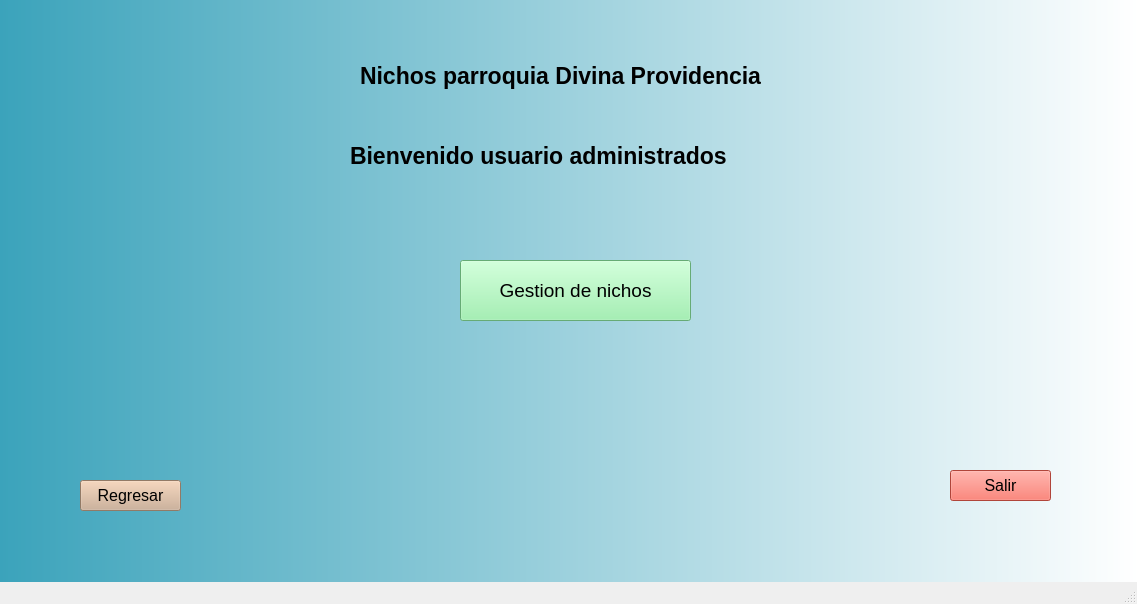
<?xml version="1.0" encoding="UTF-8"?>
<ui version="4.0">
 <class>Nichos</class>
 <widget class="QMainWindow" name="Nichos">
  <property name="geometry">
   <rect>
    <x>0</x>
    <y>0</y>
    <width>1137</width>
    <height>604</height>
   </rect>
  </property>
  <property name="windowTitle">
   <string>Gestion de nichos de la parroquia Divina Providenca</string>
  </property>
  <property name="autoFillBackground">
   <bool>false</bool>
  </property>
  <property name="styleSheet">
   <string notr="true">QWidget #centralwidget{
background-color: qlineargradient(spread:pad, x1:0, y1:0, x2:1, y2:0, stop:0 rgba(59, 163, 187, 255), stop:1 rgba(255, 255, 255, 255));}</string>
  </property>
  <widget class="QWidget" name="centralwidget">
   <widget class="QLabel" name="label">
    <property name="geometry">
     <rect>
      <x>360</x>
      <y>40</y>
      <width>461</width>
      <height>71</height>
     </rect>
    </property>
    <property name="font">
     <font>
      <pointsize>17</pointsize>
      <weight>75</weight>
      <bold>true</bold>
     </font>
    </property>
    <property name="text">
     <string>Nichos parroquia Divina Providencia</string>
    </property>
   </widget>
   <widget class="QPushButton" name="pushButton_2">
    <property name="geometry">
     <rect>
      <x>950</x>
      <y>470</y>
      <width>101</width>
      <height>31</height>
     </rect>
    </property>
    <property name="font">
     <font>
      <pointsize>12</pointsize>
     </font>
    </property>
    <property name="styleSheet">
     <string notr="true">background-color: rgb(246, 97, 81);</string>
    </property>
    <property name="text">
     <string>Salir</string>
    </property>
   </widget>
   <widget class="QLabel" name="label_2">
    <property name="geometry">
     <rect>
      <x>350</x>
      <y>120</y>
      <width>461</width>
      <height>71</height>
     </rect>
    </property>
    <property name="font">
     <font>
      <pointsize>17</pointsize>
      <weight>75</weight>
      <bold>true</bold>
     </font>
    </property>
    <property name="text">
     <string>Bienvenido usuario administrados</string>
    </property>
   </widget>
   <widget class="QPushButton" name="pushButton_3">
    <property name="geometry">
     <rect>
      <x>460</x>
      <y>260</y>
      <width>231</width>
      <height>61</height>
     </rect>
    </property>
    <property name="font">
     <font>
      <pointsize>14</pointsize>
     </font>
    </property>
    <property name="styleSheet">
     <string notr="true">background-color: rgb(143, 240, 164)</string>
    </property>
    <property name="text">
     <string>Gestion de nichos</string>
    </property>
   </widget>
   <widget class="QPushButton" name="pushButton_4">
    <property name="geometry">
     <rect>
      <x>80</x>
      <y>480</y>
      <width>101</width>
      <height>31</height>
     </rect>
    </property>
    <property name="font">
     <font>
      <pointsize>12</pointsize>
     </font>
    </property>
    <property name="styleSheet">
     <string notr="true">background-color: rgb(205, 171, 143);</string>
    </property>
    <property name="text">
     <string>Regresar</string>
    </property>
   </widget>
  </widget>
  <widget class="QMenuBar" name="menubar">
   <property name="geometry">
    <rect>
     <x>0</x>
     <y>0</y>
     <width>1137</width>
     <height>22</height>
    </rect>
   </property>
  </widget>
  <widget class="QStatusBar" name="statusbar"/>
 </widget>
 <resources/>
 <connections/>
</ui>
